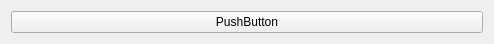
<?xml version="1.0" encoding="UTF-8"?>
<ui version="4.0">
 <class>Widget</class>
 <widget class="QWidget" name="Widget">
  <property name="geometry">
   <rect>
    <x>0</x>
    <y>0</y>
    <width>494</width>
    <height>39</height>
   </rect>
  </property>
  <property name="windowTitle">
   <string>Widget</string>
  </property>
  <layout class="QHBoxLayout" name="horizontalLayout">
   <item>
    <widget class="QPushButton" name="pushButton">
     <property name="text">
      <string>PushButton</string>
     </property>
    </widget>
   </item>
  </layout>
 </widget>
 <resources/>
 <connections/>
</ui>
